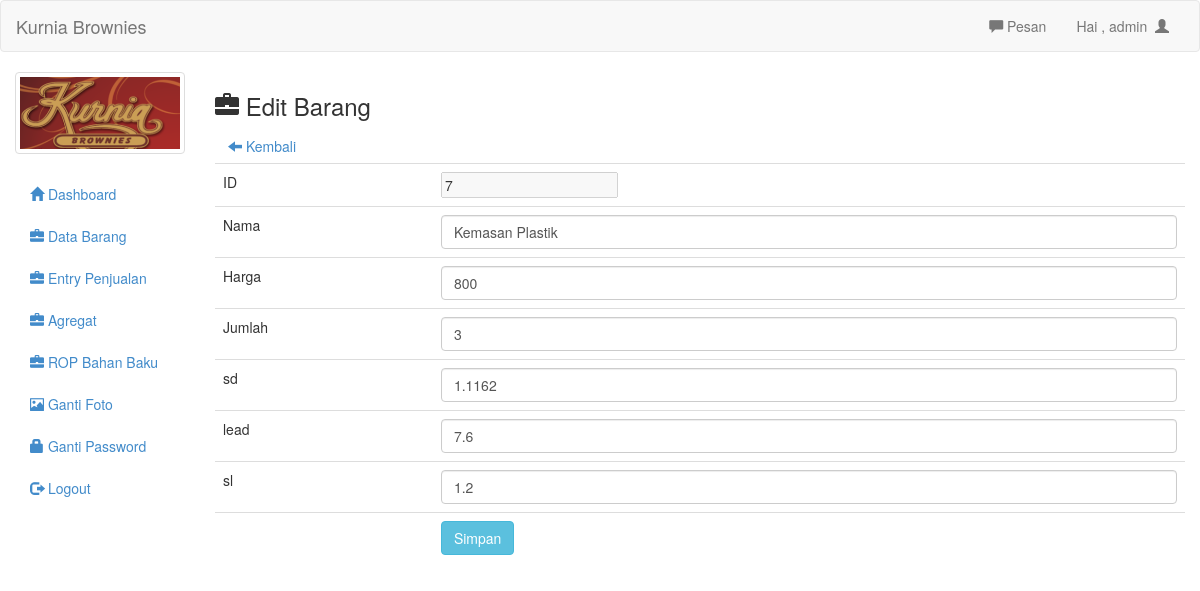
The app's page /admin/editbahanbaku.php?id=7 (signed in) with its own data.
### tables this page shows
CREATE TABLE `bahanbaku` (
  `id` int(20) NOT NULL,
  `nama` varchar(50) DEFAULT NULL,
  `supplier` varchar(50) DEFAULT NULL,
  `harga` double DEFAULT NULL,
  `jumlah` double DEFAULT NULL,
  `lead` double DEFAULT NULL,
  `sd` double DEFAULT NULL,
  `sl` double DEFAULT NULL,
  `z` double NOT NULL DEFAULT '1.645',
  `tetha` double AS (sqrt((power((jumlah),2)*power(sl,2))+power(lead,2)*power(sd,2))) VIRTUAL,
  `ss` int(11) AS (z*(sqrt((power((jumlah),2)*power(sl,2))+power(lead,2)*power(sd,2)))) VIRTUAL,
  `ROP` int(11) AS ((jumlah)*lead+(z*(sqrt((power((jumlah),2)*power(sl,2))+power(lead,2)*power(sd,2))))) VIRTUAL
);

### admin/editbahanbaku.php (the view)
<?php
include 'header.php';
?>
<h3><span class="glyphicon glyphicon-briefcase"></span>  Edit Barang</h3>
<a class="btn" href="rop.php"><span class="glyphicon glyphicon-arrow-left"></span>  Kembali</a>
<?php
$id_brg=mysql_real_escape_string($_GET['id']);
$det=mysql_query("select * from bahanbaku where id='$id_brg'")or die(mysql_error());
while($d=mysql_fetch_array($det)){
?>
	<form action="updatebahanbaku.php" method="post">
		<table class="table">
			<tr>
				<td>ID</td>
				<td><input type="text" name="id" value="<?php echo $d['id'] ?>" disabled></td>
			</tr>
			<tr>
				<td>Nama</td>
				<td><input type="text" class="form-control" name="nama" value="<?php echo $d['nama'] ?>"></td>
			</tr>
			<tr>
				<td>Harga</td>
				<td><input type="text" class="form-control" name="harga" value="<?php echo $d['harga'] ?>"></td>
			</tr>
			<tr>
				<td>Jumlah</td>
				<td><input type="text" class="form-control" name="jumlah" value="<?php echo $d['jumlah'] ?>"></td>
			</tr>
			<tr>
				<td>sd</td>
				<td><input type="text" class="form-control" name="sd" value="<?php echo $d['sd'] ?>"></td>
			</tr>
			<tr>
				<td>lead</td>
				<td><input type="text" class="form-control" name="lead" value="<?php echo $d['lead'] ?>"></td>
			</tr>
			<tr>
				<td>sl</td>
				<td><input type="text" class="form-control" name="sl" value="<?php echo $d['sl'] ?>"></td>
			</tr>
			<tr>
				<td></td>
				<td><input type="submit" class="btn btn-info" value="Simpan"></td>
			</tr>
		</table>
	</form>
	<?php
}
?>
<?php include 'footer.php'; ?>

### admin/header.php (shortened to what this page needs)
<!DOCTYPE html>
<html>
<head>
	<link rel="stylesheet" type="text/css" href="../assets/css/bootstrap.css">
	<link rel="stylesheet" type="text/css" href="../assets/js/jquery-ui/jquery-ui.css">
</head>
<body>
	<div class="navbar navbar-default">
		<div class="container-fluid">
			<div class="navbar-header">
				<a href="http://www.malasngoding.com" class="navbar-brand">Kurnia Brownies</a>
			</div>
			<div class="collapse navbar-collapse">
				<ul class="nav navbar-nav navbar-right">
					<li><a id="pesan_sedia" href="#" data-toggle="modal" data-target="#modalpesan"><span class='glyphicon glyphicon-comment'></span>  Pesan</a></li>
					<li><a class="dropdown-toggle" data-toggle="dropdown" role="button" href="#">Hai , <?php echo $_SESSION['uname']  ?>&nbsp&nbsp<span class="glyphicon glyphicon-user"></span></a></li>
				</ul>
			</div>
		</div>
	</div>
	<div class="col-md-2">
		<div class="row">
			<?php
			$use=$_SESSION['uname'];
			$fo=mysql_query("select foto from admin where uname='$use'");
			while($f=mysql_fetch_array($fo)){
				?>
				<div class="col-xs-6 col-md-12">
					<a class="thumbnail">
						<img class="img-responsive" src="foto/<?php echo $f['foto']; ?>">
					</a>
				</div>
				<?php
			}
			?>
		</div>
		<ul class="nav nav-pills nav-stacked">
			<li class=""><a href="index.php"><span class="glyphicon glyphicon-home"></span>  Dashboard</a></li>
			<li><a href="barang.php"><span class="glyphicon glyphicon-briefcase"></span>  Data Barang</a></li>
			<li><a href="barang_laku.php"><span class="glyphicon glyphicon-briefcase"></span>  Entry Penjualan</a></li>
			<li><a href="agg.php"><span class="glyphicon glyphicon-briefcase"></span>  Agregat</a></li>
			<li><a href="rop.php"><span class="glyphicon glyphicon-briefcase"></span>  ROP Bahan Baku</a></li>
			<li><a href="ganti_foto.php"><span class="glyphicon glyphicon-picture"></span>  Ganti Foto</a></li>
			<li><a href="ganti_pass.php"><span class="glyphicon glyphicon-lock"></span> Ganti Password</a></li>
			<li><a href="logout.php"><span class="glyphicon glyphicon-log-out"></span>  Logout</a></li>
		</ul>
	</div>
	<div class="col-md-10">

### records on screen
bahanbaku: id "7", nama "Kemasan Plastik", harga "800", jumlah "3", sd "1.1162", lead "7.6", sl "1.2"

### other values on screen
$_SESSION['uname'] "admin"
